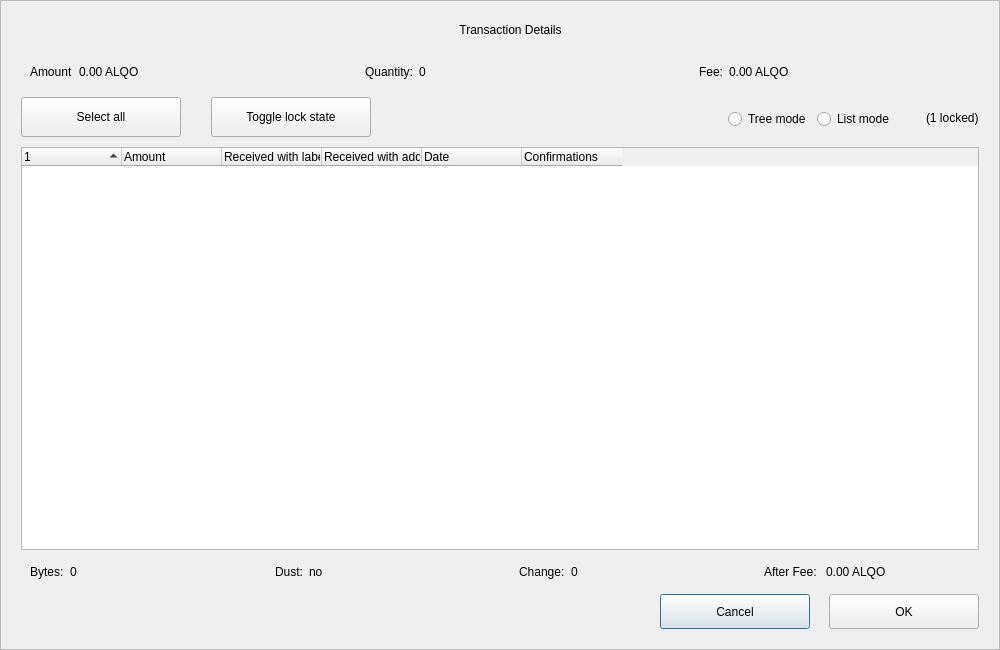
<?xml version="1.0" encoding="UTF-8"?>
<ui version="4.0">
 <class>CoinControlDialog</class>
 <widget class="QDialog" name="CoinControlDialog">
  <property name="geometry">
   <rect>
    <x>0</x>
    <y>0</y>
    <width>1000</width>
    <height>650</height>
   </rect>
  </property>
  <property name="minimumSize">
   <size>
    <width>950</width>
    <height>650</height>
   </size>
  </property>
  <property name="windowTitle">
   <string>Coin Selection</string>
  </property>
  <property name="styleSheet">
   <string notr="true"/>
  </property>
  <layout class="QVBoxLayout" name="verticalLayout">
   <property name="spacing">
    <number>0</number>
   </property>
   <property name="leftMargin">
    <number>0</number>
   </property>
   <property name="topMargin">
    <number>0</number>
   </property>
   <property name="rightMargin">
    <number>0</number>
   </property>
   <property name="bottomMargin">
    <number>0</number>
   </property>
   <item>
    <widget class="QFrame" name="frameContainer">
     <property name="toolTipDuration">
      <number>0</number>
     </property>
     <property name="frameShape">
      <enum>QFrame::StyledPanel</enum>
     </property>
     <property name="frameShadow">
      <enum>QFrame::Raised</enum>
     </property>
     <layout class="QVBoxLayout" name="verticalLayout_2">
      <property name="leftMargin">
       <number>0</number>
      </property>
      <property name="rightMargin">
       <number>0</number>
      </property>
      <property name="bottomMargin">
       <number>20</number>
      </property>
      <item>
       <layout class="QHBoxLayout" name="horizontalLayout_12">
        <property name="spacing">
         <number>0</number>
        </property>
        <property name="leftMargin">
         <number>20</number>
        </property>
        <property name="rightMargin">
         <number>30</number>
        </property>
        <item>
         <spacer name="horizontalSpacer_4">
          <property name="orientation">
           <enum>Qt::Horizontal</enum>
          </property>
          <property name="sizeHint" stdset="0">
           <size>
            <width>40</width>
            <height>20</height>
           </size>
          </property>
         </spacer>
        </item>
        <item>
         <widget class="QLabel" name="labelTitle">
          <property name="minimumSize">
           <size>
            <width>0</width>
            <height>40</height>
           </size>
          </property>
          <property name="maximumSize">
           <size>
            <width>16777215</width>
            <height>40</height>
           </size>
          </property>
          <property name="styleSheet">
           <string notr="true">padding-left:30px;</string>
          </property>
          <property name="text">
           <string>Transaction Details</string>
          </property>
          <property name="alignment">
           <set>Qt::AlignCenter</set>
          </property>
          <property name="margin">
           <number>7</number>
          </property>
         </widget>
        </item>
        <item>
         <spacer name="horizontalSpacer_5">
          <property name="orientation">
           <enum>Qt::Horizontal</enum>
          </property>
          <property name="sizeHint" stdset="0">
           <size>
            <width>40</width>
            <height>20</height>
           </size>
          </property>
         </spacer>
        </item>
       </layout>
      </item>
      <item>
       <layout class="QHBoxLayout" name="horizontalLayout_8">
        <property name="leftMargin">
         <number>20</number>
        </property>
        <property name="rightMargin">
         <number>20</number>
        </property>
        <item>
         <widget class="QWidget" name="layoutAmount" native="true">
          <layout class="QHBoxLayout" name="horizontalLayout_9" stretch="0,1">
           <item>
            <widget class="QLabel" name="labelCoinControlAmountText">
             <property name="text">
              <string>Amount</string>
             </property>
            </widget>
           </item>
           <item>
            <widget class="QLabel" name="labelCoinControlAmount">
             <property name="text">
              <string>0.00 ALQO</string>
             </property>
            </widget>
           </item>
          </layout>
         </widget>
        </item>
        <item>
         <spacer name="horizontalSpacer_2">
          <property name="orientation">
           <enum>Qt::Horizontal</enum>
          </property>
          <property name="sizeType">
           <enum>QSizePolicy::Fixed</enum>
          </property>
          <property name="sizeHint" stdset="0">
           <size>
            <width>40</width>
            <height>20</height>
           </size>
          </property>
         </spacer>
        </item>
        <item>
         <widget class="QWidget" name="layoutQuantity" native="true">
          <layout class="QHBoxLayout" name="horizontalLayout_10" stretch="0,1">
           <item>
            <widget class="QLabel" name="labelCoinControlQuantityText">
             <property name="text">
              <string>Quantity:</string>
             </property>
            </widget>
           </item>
           <item>
            <widget class="QLabel" name="labelCoinControlQuantity">
             <property name="text">
              <string>0</string>
             </property>
            </widget>
           </item>
          </layout>
         </widget>
        </item>
        <item>
         <spacer name="horizontalSpacer_22">
          <property name="orientation">
           <enum>Qt::Horizontal</enum>
          </property>
          <property name="sizeType">
           <enum>QSizePolicy::Fixed</enum>
          </property>
          <property name="sizeHint" stdset="0">
           <size>
            <width>40</width>
            <height>20</height>
           </size>
          </property>
         </spacer>
        </item>
        <item>
         <widget class="QWidget" name="layoutFee" native="true">
          <layout class="QHBoxLayout" name="horizontalLayout_11" stretch="0,1">
           <item>
            <widget class="QLabel" name="labelCoinControlFeeText">
             <property name="text">
              <string>Fee:</string>
             </property>
            </widget>
           </item>
           <item>
            <widget class="QLabel" name="labelCoinControlFee">
             <property name="text">
              <string>0.00 ALQO</string>
             </property>
            </widget>
           </item>
          </layout>
         </widget>
        </item>
       </layout>
      </item>
      <item>
       <widget class="QFrame" name="frame">
        <property name="minimumSize">
         <size>
          <width>0</width>
          <height>40</height>
         </size>
        </property>
        <property name="styleSheet">
         <string notr="true">#frame {
	border:0;
}</string>
        </property>
        <property name="frameShape">
         <enum>QFrame::StyledPanel</enum>
        </property>
        <property name="frameShadow">
         <enum>QFrame::Sunken</enum>
        </property>
        <layout class="QHBoxLayout" name="horizontalLayout">
         <property name="spacing">
          <number>0</number>
         </property>
         <property name="leftMargin">
          <number>20</number>
         </property>
         <property name="topMargin">
          <number>0</number>
         </property>
         <property name="rightMargin">
          <number>20</number>
         </property>
         <property name="bottomMargin">
          <number>0</number>
         </property>
         <item>
          <layout class="QHBoxLayout" name="horizontalLayoutPanel" stretch="0,0,0,0,0,0">
           <property name="spacing">
            <number>20</number>
           </property>
           <item>
            <widget class="QPushButton" name="pushButtonSelectAll">
             <property name="sizePolicy">
              <sizepolicy hsizetype="Maximum" vsizetype="Fixed">
               <horstretch>0</horstretch>
               <verstretch>0</verstretch>
              </sizepolicy>
             </property>
             <property name="minimumSize">
              <size>
               <width>160</width>
               <height>40</height>
              </size>
             </property>
             <property name="maximumSize">
              <size>
               <width>16777215</width>
               <height>40</height>
              </size>
             </property>
             <property name="text">
              <string>Select all</string>
             </property>
             <property name="checkable">
              <bool>true</bool>
             </property>
             <property name="checked">
              <bool>false</bool>
             </property>
             <property name="autoExclusive">
              <bool>false</bool>
             </property>
             <property name="autoDefault">
              <bool>false</bool>
             </property>
            </widget>
           </item>
           <item>
            <spacer name="horizontalSpacer_6">
             <property name="orientation">
              <enum>Qt::Horizontal</enum>
             </property>
             <property name="sizeType">
              <enum>QSizePolicy::Fixed</enum>
             </property>
             <property name="sizeHint" stdset="0">
              <size>
               <width>10</width>
               <height>20</height>
              </size>
             </property>
            </spacer>
           </item>
           <item>
            <widget class="QPushButton" name="pushButtonToggleLock">
             <property name="sizePolicy">
              <sizepolicy hsizetype="Maximum" vsizetype="Fixed">
               <horstretch>0</horstretch>
               <verstretch>0</verstretch>
              </sizepolicy>
             </property>
             <property name="minimumSize">
              <size>
               <width>160</width>
               <height>40</height>
              </size>
             </property>
             <property name="maximumSize">
              <size>
               <width>16777215</width>
               <height>40</height>
              </size>
             </property>
             <property name="text">
              <string>Toggle lock state</string>
             </property>
             <property name="checkable">
              <bool>true</bool>
             </property>
             <property name="autoExclusive">
              <bool>false</bool>
             </property>
             <property name="autoDefault">
              <bool>false</bool>
             </property>
            </widget>
           </item>
           <item>
            <spacer name="horizontalSpacer_7">
             <property name="orientation">
              <enum>Qt::Horizontal</enum>
             </property>
             <property name="sizeType">
              <enum>QSizePolicy::Expanding</enum>
             </property>
             <property name="sizeHint" stdset="0">
              <size>
               <width>30</width>
               <height>20</height>
              </size>
             </property>
            </spacer>
           </item>
           <item alignment="Qt::AlignRight">
            <widget class="QGroupBox" name="groupBox_2">
             <property name="styleSheet">
              <string notr="true">#groupBox_2 {
    background-color:transparent;
    border-radius:0;
}</string>
             </property>
             <property name="title">
              <string/>
             </property>
             <layout class="QHBoxLayout" name="horizontalLayout_14">
              <item>
               <widget class="QRadioButton" name="radioTreeMode">
                <property name="sizePolicy">
                 <sizepolicy hsizetype="Maximum" vsizetype="Fixed">
                  <horstretch>0</horstretch>
                  <verstretch>0</verstretch>
                 </sizepolicy>
                </property>
                <property name="text">
                 <string>Tree mode</string>
                </property>
               </widget>
              </item>
              <item>
               <widget class="QRadioButton" name="radioListMode">
                <property name="sizePolicy">
                 <sizepolicy hsizetype="Maximum" vsizetype="Fixed">
                  <horstretch>0</horstretch>
                  <verstretch>0</verstretch>
                 </sizepolicy>
                </property>
                <property name="text">
                 <string>List mode</string>
                </property>
                <property name="checked">
                 <bool>false</bool>
                </property>
               </widget>
              </item>
             </layout>
            </widget>
           </item>
           <item>
            <widget class="QLabel" name="labelLocked">
             <property name="text">
              <string>(1 locked)</string>
             </property>
            </widget>
           </item>
          </layout>
         </item>
        </layout>
       </widget>
      </item>
      <item>
       <layout class="QHBoxLayout" name="horizontalLayout_13">
        <property name="leftMargin">
         <number>20</number>
        </property>
        <property name="rightMargin">
         <number>20</number>
        </property>
        <item>
         <widget class="CoinControlTreeWidget" name="treeWidget">
          <property name="contextMenuPolicy">
           <enum>Qt::CustomContextMenu</enum>
          </property>
          <property name="styleSheet">
           <string notr="true"/>
          </property>
          <property name="sortingEnabled">
           <bool>false</bool>
          </property>
          <property name="columnCount">
           <number>6</number>
          </property>
          <attribute name="headerShowSortIndicator" stdset="0">
           <bool>true</bool>
          </attribute>
          <attribute name="headerStretchLastSection">
           <bool>false</bool>
          </attribute>
          <column>
           <property name="text">
            <string/>
           </property>
          </column>
          <column>
           <property name="text">
            <string>Amount</string>
           </property>
          </column>
          <column>
           <property name="text">
            <string>Received with label</string>
           </property>
          </column>
          <column>
           <property name="text">
            <string>Received with address</string>
           </property>
          </column>
          <column>
           <property name="text">
            <string>Date</string>
           </property>
          </column>
          <column>
           <property name="text">
            <string>Confirmations</string>
           </property>
           <property name="toolTip">
            <string>Confirmed</string>
           </property>
          </column>
         </widget>
        </item>
       </layout>
      </item>
      <item>
       <layout class="QHBoxLayout" name="horizontalLayout_3">
        <property name="spacing">
         <number>20</number>
        </property>
        <property name="leftMargin">
         <number>20</number>
        </property>
        <property name="rightMargin">
         <number>20</number>
        </property>
        <item>
         <widget class="QWidget" name="layoutBytes" native="true">
          <layout class="QHBoxLayout" name="horizontalLayout_4" stretch="0,1">
           <item>
            <widget class="QLabel" name="labelCoinControlBytesText">
             <property name="text">
              <string>Bytes:</string>
             </property>
            </widget>
           </item>
           <item>
            <widget class="QLabel" name="labelCoinControlBytes">
             <property name="text">
              <string>0</string>
             </property>
            </widget>
           </item>
          </layout>
         </widget>
        </item>
        <item>
         <widget class="QWidget" name="layoutDust" native="true">
          <layout class="QHBoxLayout" name="horizontalLayout_5" stretch="0,1">
           <item>
            <widget class="QLabel" name="labelCoinControlLowOutputText">
             <property name="text">
              <string>Dust:</string>
             </property>
            </widget>
           </item>
           <item>
            <widget class="QLabel" name="labelCoinControlLowOutput">
             <property name="text">
              <string>no</string>
             </property>
            </widget>
           </item>
          </layout>
         </widget>
        </item>
        <item>
         <widget class="QWidget" name="layoutChange" native="true">
          <layout class="QHBoxLayout" name="horizontalLayout_6" stretch="0,1">
           <item>
            <widget class="QLabel" name="labelCoinControlChangeText">
             <property name="text">
              <string>Change:</string>
             </property>
            </widget>
           </item>
           <item>
            <widget class="QLabel" name="labelCoinControlChange">
             <property name="text">
              <string>0</string>
             </property>
            </widget>
           </item>
          </layout>
         </widget>
        </item>
        <item>
         <widget class="QWidget" name="layoutAfter" native="true">
          <layout class="QHBoxLayout" name="horizontalLayout_7" stretch="0,1">
           <item>
            <widget class="QLabel" name="labelCoinControlAfterFeeText">
             <property name="text">
              <string>After Fee: </string>
             </property>
            </widget>
           </item>
           <item>
            <widget class="QLabel" name="labelCoinControlAfterFee">
             <property name="text">
              <string>0.00 ALQO</string>
             </property>
            </widget>
           </item>
          </layout>
         </widget>
        </item>
       </layout>
      </item>
      <item>
       <layout class="QHBoxLayout" name="horizontalLayout_2">
        <property name="spacing">
         <number>19</number>
        </property>
        <property name="leftMargin">
         <number>20</number>
        </property>
        <property name="rightMargin">
         <number>20</number>
        </property>
        <item>
         <spacer name="horizontalSpacer_3">
          <property name="orientation">
           <enum>Qt::Horizontal</enum>
          </property>
          <property name="sizeHint" stdset="0">
           <size>
            <width>558</width>
            <height>20</height>
           </size>
          </property>
         </spacer>
        </item>
        <item>
         <widget class="QPushButton" name="pushButtonCancel">
          <property name="minimumSize">
           <size>
            <width>150</width>
            <height>35</height>
           </size>
          </property>
          <property name="text">
           <string>Cancel</string>
          </property>
         </widget>
        </item>
        <item>
         <widget class="QPushButton" name="pushButtonOk">
          <property name="minimumSize">
           <size>
            <width>150</width>
            <height>35</height>
           </size>
          </property>
          <property name="text">
           <string>OK</string>
          </property>
         </widget>
        </item>
       </layout>
      </item>
     </layout>
    </widget>
   </item>
  </layout>
 </widget>
 <customwidgets>
  <customwidget>
   <class>CoinControlTreeWidget</class>
   <extends>QTreeWidget</extends>
   <header>coincontroltreewidget.h</header>
  </customwidget>
 </customwidgets>
 <resources/>
 <connections/>
</ui>
